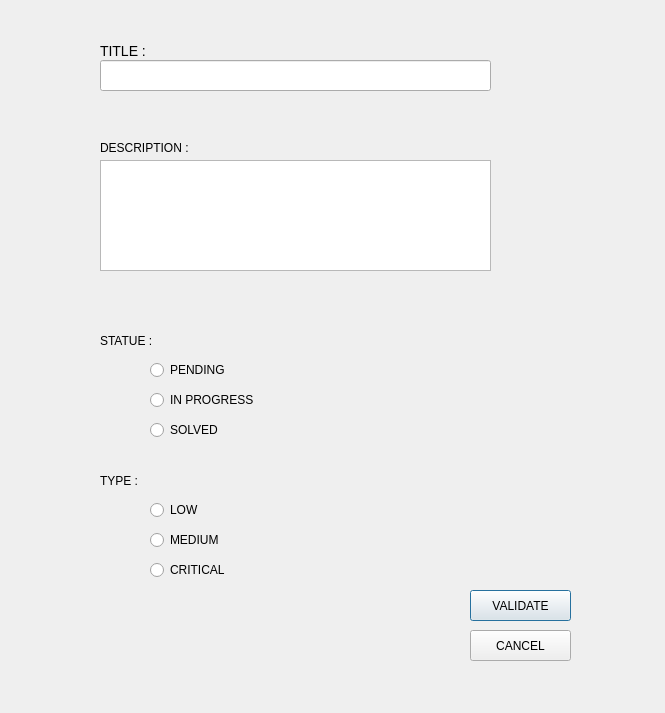
<?xml version="1.0" encoding="UTF-8"?>
<ui version="4.0">
 <class>modefier</class>
 <widget class="QDialog" name="modefier">
  <property name="geometry">
   <rect>
    <x>0</x>
    <y>0</y>
    <width>665</width>
    <height>713</height>
   </rect>
  </property>
  <property name="windowTitle">
   <string>Dialog</string>
  </property>
  <widget class="QPushButton" name="pb_valider">
   <property name="geometry">
    <rect>
     <x>470</x>
     <y>590</y>
     <width>101</width>
     <height>31</height>
    </rect>
   </property>
   <property name="text">
    <string>VALIDATE</string>
   </property>
  </widget>
  <widget class="QRadioButton" name="radioButton_pending">
   <property name="geometry">
    <rect>
     <x>150</x>
     <y>360</y>
     <width>131</width>
     <height>20</height>
    </rect>
   </property>
   <property name="text">
    <string>PENDING</string>
   </property>
  </widget>
  <widget class="QRadioButton" name="radioButton_type2">
   <property name="geometry">
    <rect>
     <x>150</x>
     <y>530</y>
     <width>97</width>
     <height>20</height>
    </rect>
   </property>
   <property name="text">
    <string>MEDIUM</string>
   </property>
  </widget>
  <widget class="QRadioButton" name="radioButton_progress">
   <property name="geometry">
    <rect>
     <x>150</x>
     <y>390</y>
     <width>131</width>
     <height>20</height>
    </rect>
   </property>
   <property name="text">
    <string>IN PROGRESS</string>
   </property>
  </widget>
  <widget class="QTextEdit" name="textEdit_description">
   <property name="geometry">
    <rect>
     <x>100</x>
     <y>160</y>
     <width>391</width>
     <height>111</height>
    </rect>
   </property>
  </widget>
  <widget class="QRadioButton" name="radioButton_type1">
   <property name="geometry">
    <rect>
     <x>150</x>
     <y>500</y>
     <width>97</width>
     <height>20</height>
    </rect>
   </property>
   <property name="text">
    <string>LOW</string>
   </property>
  </widget>
  <widget class="QLabel" name="label_statue">
   <property name="geometry">
    <rect>
     <x>100</x>
     <y>330</y>
     <width>91</width>
     <height>21</height>
    </rect>
   </property>
   <property name="styleSheet">
    <string notr="true"/>
   </property>
   <property name="text">
    <string>STATUE :</string>
   </property>
  </widget>
  <widget class="QLineEdit" name="lineEdit_titre">
   <property name="geometry">
    <rect>
     <x>100</x>
     <y>60</y>
     <width>391</width>
     <height>31</height>
    </rect>
   </property>
  </widget>
  <widget class="QLabel" name="label_type">
   <property name="geometry">
    <rect>
     <x>100</x>
     <y>470</y>
     <width>51</width>
     <height>21</height>
    </rect>
   </property>
   <property name="styleSheet">
    <string notr="true"/>
   </property>
   <property name="text">
    <string>TYPE :</string>
   </property>
  </widget>
  <widget class="QPushButton" name="pb_cancel">
   <property name="geometry">
    <rect>
     <x>470</x>
     <y>630</y>
     <width>101</width>
     <height>31</height>
    </rect>
   </property>
   <property name="text">
    <string>CANCEL</string>
   </property>
  </widget>
  <widget class="QRadioButton" name="radioButton_solved">
   <property name="geometry">
    <rect>
     <x>150</x>
     <y>420</y>
     <width>97</width>
     <height>20</height>
    </rect>
   </property>
   <property name="text">
    <string>SOLVED</string>
   </property>
  </widget>
  <widget class="QRadioButton" name="radioButton_type3">
   <property name="geometry">
    <rect>
     <x>150</x>
     <y>560</y>
     <width>97</width>
     <height>20</height>
    </rect>
   </property>
   <property name="text">
    <string>CRITICAL</string>
   </property>
  </widget>
  <widget class="QLabel" name="label_title">
   <property name="geometry">
    <rect>
     <x>100</x>
     <y>40</y>
     <width>51</width>
     <height>21</height>
    </rect>
   </property>
   <property name="styleSheet">
    <string notr="true">QLabel {
    font-size: 14px;          /* Augmenter la taille de la police */
}</string>
   </property>
   <property name="text">
    <string>TITLE :</string>
   </property>
  </widget>
  <widget class="QLabel" name="label_description">
   <property name="geometry">
    <rect>
     <x>100</x>
     <y>140</y>
     <width>101</width>
     <height>16</height>
    </rect>
   </property>
   <property name="styleSheet">
    <string notr="true"/>
   </property>
   <property name="text">
    <string>DESCRIPTION :</string>
   </property>
  </widget>
 </widget>
 <resources/>
 <connections/>
</ui>
